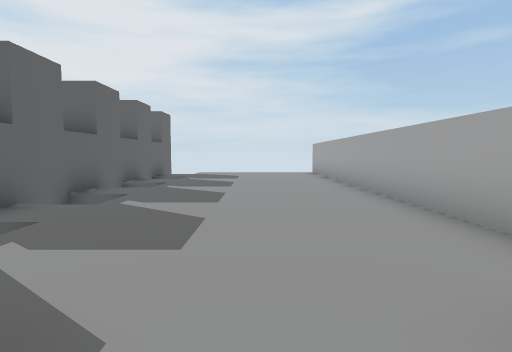
View 1 (above)

14 first-person views from a walk through a 3-D level made in the Unity game engine. The camera is 0.39 m above the floor, tilts 4° down and sees 80° across. The floor is counted in squares, 0.5 m on a side. Each view is taken from the middle of a square. On the plan, view 1 faces up. The plan holds only what a view shows up to about 10 squares ahead; the rest is blank. The place goes on beyond the plan.

View 2
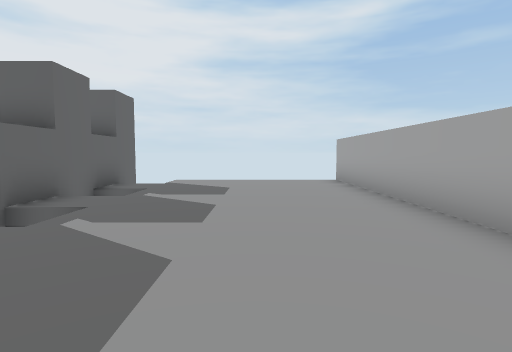

View 3
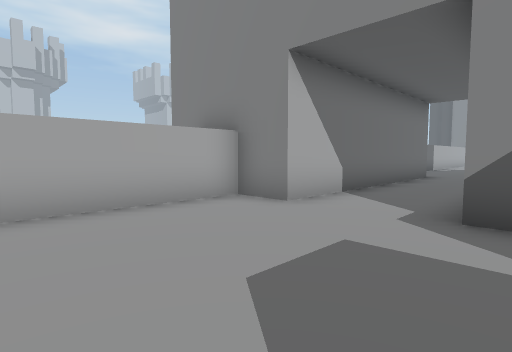

View 4
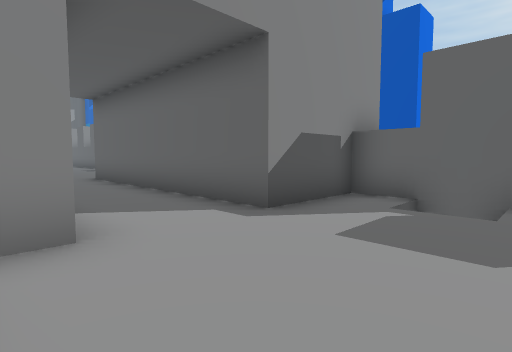

View 5
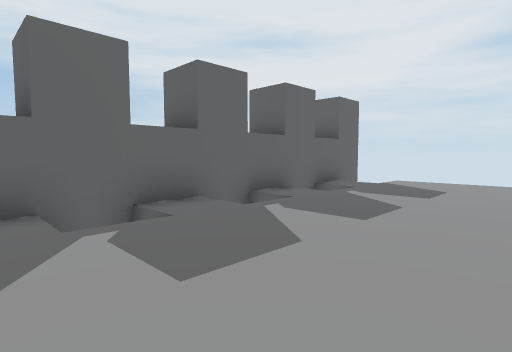

View 6
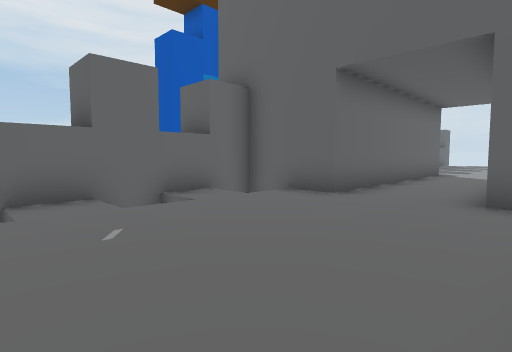

View 7
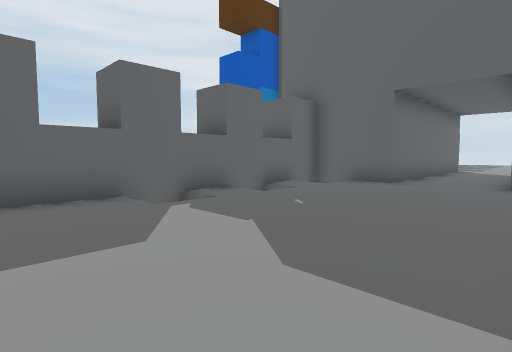

View 8
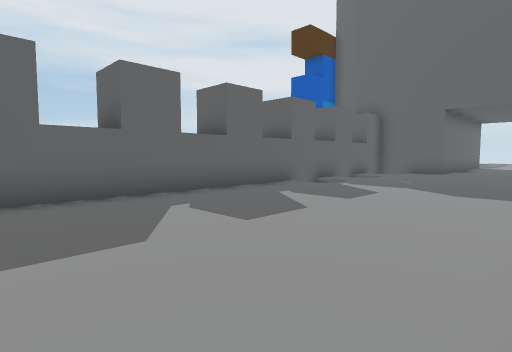

View 9
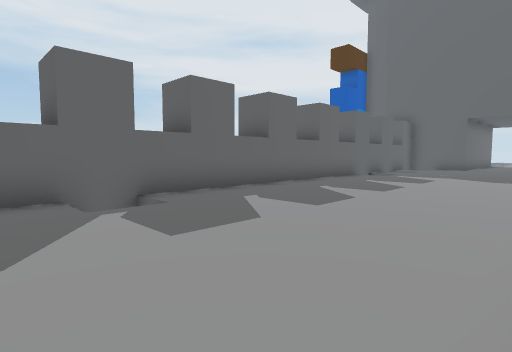

View 10
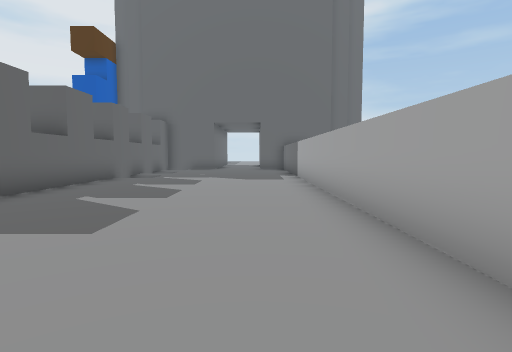

View 11
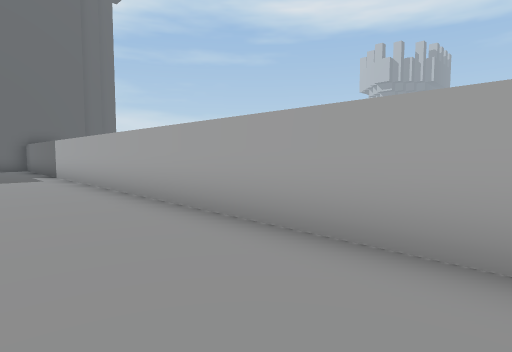

View 12
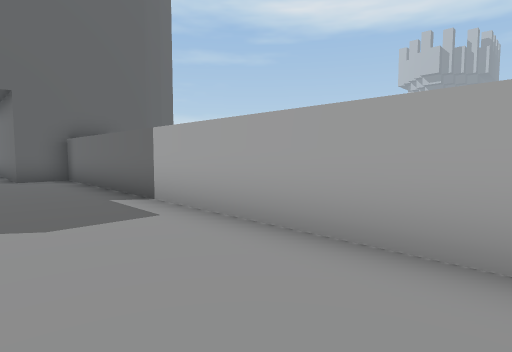

View 13
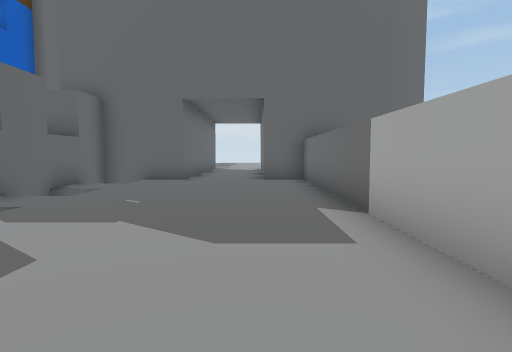

View 14
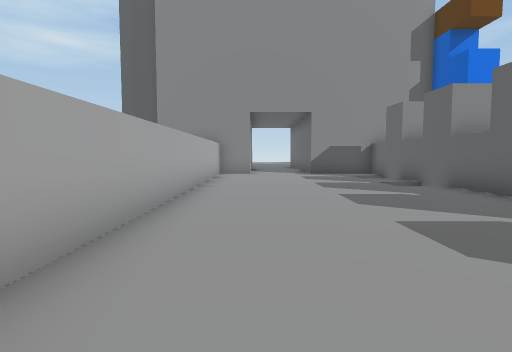

### Floor plan
Key: @ floor where view 1 was taken; # wall or solid block; . floor; v drop or lower ground.
Columns run from 4 left of view 1 to 3 right of it. Each row starts with its distance up from view 1.
 14 #      #
 13 # .....#
 12 #......#
 11 #v.....#
 10 #v.....#
  9 #......#
  8 # .....#
  7 #......#
  6 #v.....#
  5 #v.....#
  4 #......#
  3 # .....#
  2 #......#
  1 ###..###
  0   #.@#
 -1   #..#
 -2   #..#
 -3   #..#
 -4   #..#
 -5   #..#
 -6 ###..###
 -7 # .....#
 -8 #......#
 -9 #v.....#
-10 #v.....#
-11 #......#
-12 # .....#
-13 #......#
-14 #......#
-15 #......#
-16 #......#
-17 #......#
-18 #......#
-19 #......#
-20 #......#
-21 #......#
-22 # .....#
-23 #......#
-24 #v.....#

Positions as (right, up) in squares from view 1, and headings:
1: (0, 0), facing up
2: (0, 4), facing up
3: (-2, 5), facing down-right
4: (2, 4), facing down-left
5: (1, 4), facing up-left
6: (2, -12), facing up-left
7: (2, -15), facing up-left
8: (2, -20), facing up-left
9: (2, -24), facing up-left
10: (1, -23), facing up
11: (0, -24), facing up-right
12: (0, -17), facing up-right
13: (1, -16), facing up
14: (1, -14), facing down
